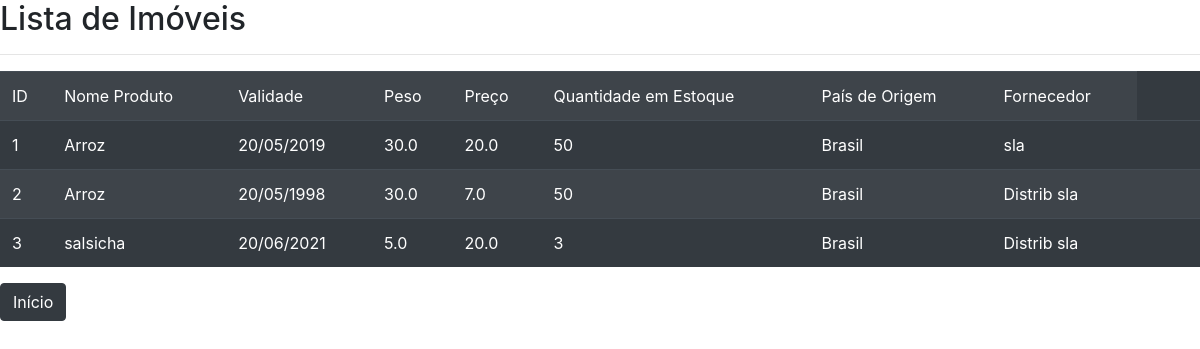
Screenshot of /lista with the database file from the repository.
### alimentos/controllers/default.py (models this page shows, shortened)
class Alimento(db.Model):
    __tablename__ = "alimentos"
    _id = db.Column(db.Integer, primary_key=True, autoincrement=True)
    nome_produto = db.Column(db.String)
    validade = db.Column(db.String)
    peso_produto = db.Column(db.Float)
    preco = db.Column(db.Float)
    quantidade = db.Column(db.Integer)
    pais_origem = db.Column(db.String)
    fornecedor = db.Column(db.String)

### alimentos/controllers/default.py (the view)
@app.route("/lista") #lista todos os imovels do db
def lista():
	alimento = Alimento.query.all()
	return render_template("lista.html", alimento=alimento)

### alimentos/templates/lista.html (shortened to what this page needs)
{% extends "base.html" %}
{% block main %}
<h2 class="titulo">Lista de Imóveis</h2>
<hr>
<table class="table table-striped table-dark">
    <tr>
        <td>ID</td>
        <td>Nome Produto</td>
        <td>Validade</td>
        <td>Peso</td>
        <td>Preço</td>
        <td>Quantidade em Estoque</td>
        <td>País de Origem</td>
        <td>Fornecedor</td>
    </tr>
    {% for alimentos in alimento %}
    <tr>
        <td>{{ alimentos._id}}</td>
        <td>{{ alimentos.nome_produto}}</td>
        <td>{{ alimentos.validade}}</td>
        <td>{{ alimentos.peso_produto}}</td>
        <td>{{ alimentos.preco}}</td>
        <td>{{ alimentos.quantidade}}</td>
        <td>{{ alimentos.pais_origem}}</td>
        <td>{{ alimentos.fornecedor}}</td>
        <td><a href="/atualizar/{{alimentos._id }}" ><span></span></a></td>
        <td><a href="/excluir/{{ alimentos._id }}" ><span></span></a></td>
    </tr>
    {% endfor %}
</table>
<a type="button" class="btn btn-dark butaozin" href="/">Início</a>
{% endblock main %}

### rows the page displays
Alimento: _id "1", nome_produto "Arroz", validade "20/05/2019", peso_produto "30.0", preco "20.0", quantidade "50", pais_origem "Brasil", fornecedor "sla"
Alimento: _id "2", nome_produto "Arroz", validade "20/05/1998", peso_produto "30.0", preco "7.0", quantidade "50", pais_origem "Brasil", fornecedor "Distrib sla"
Alimento: _id "3", nome_produto "salsicha", validade "20/06/2021", peso_produto "5.0", preco "20.0", quantidade "3", pais_origem "Brasil", fornecedor "Distrib sla"
